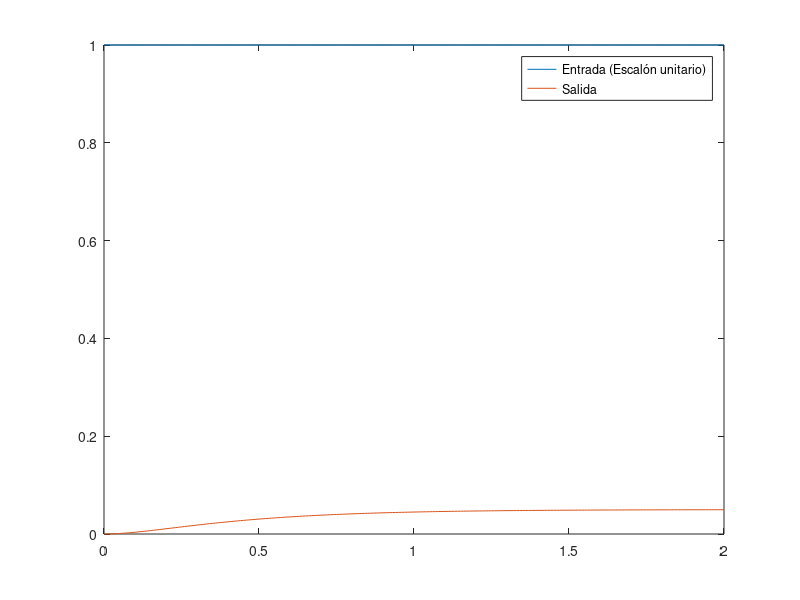

Write MATLAB code to recreate this figure.
G = tf(1, [1 10 20]);   %Lazo abierto
F = 1;
t = 0:0.01:2;
u = ones(size(t));
plot(t, u, t, step(t, G));
legend('Entrada (Escalón unitario)', 'Salida')

%Naturaleza de las magnitudes:
% -Fuerza aplicada (Entrada)(Vectorial: dirección, módulo y sentido). Unidades: [N]
% -Posición de la masa (Salida)(Vectorial: coordenadas). Unidades: [m]